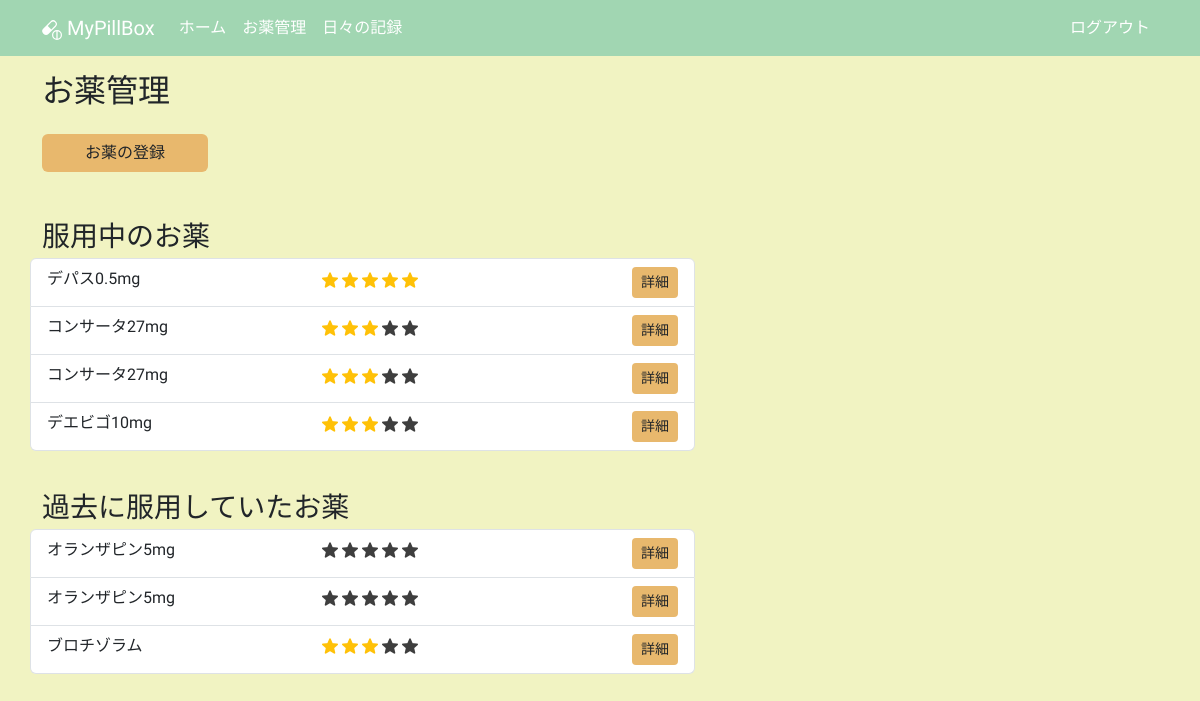
Before: /medicines (signed in) with the older database file.
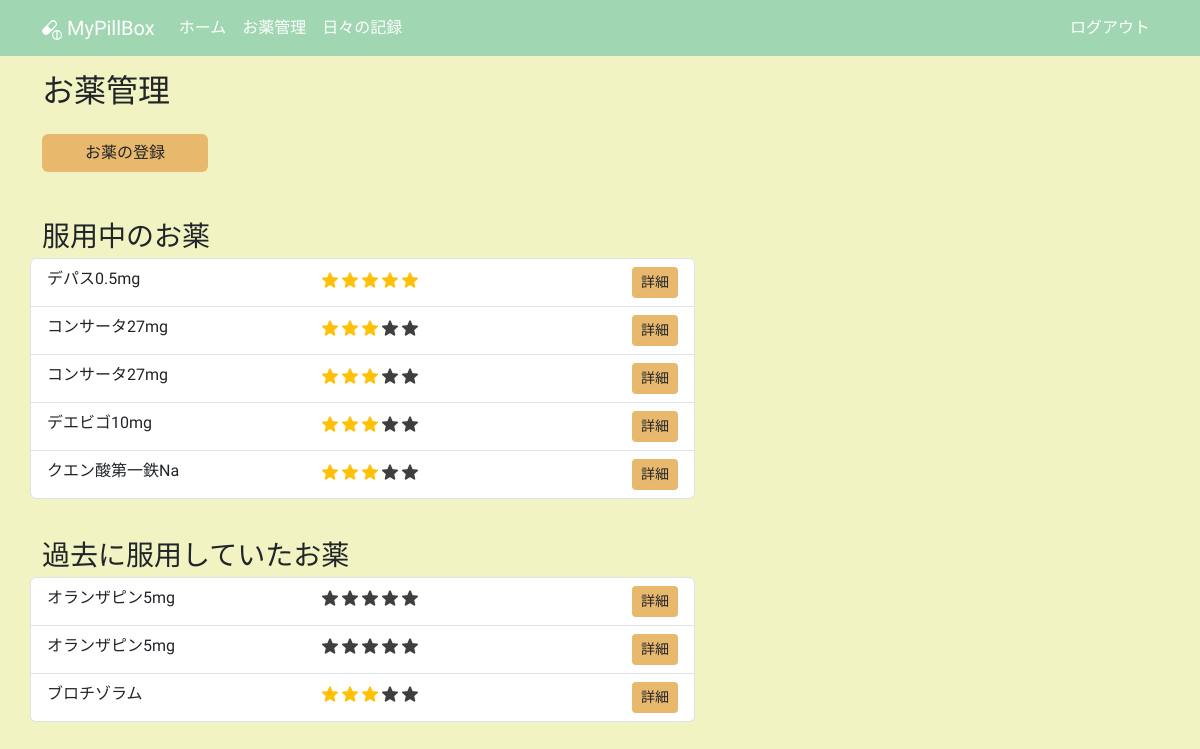
After: the same page with the newer database file.
### app/models.py (models this page shows, shortened)
class Medicine(db.Model):
    __tablename__ = "medicines"
    id: so.Mapped[int] = so.mapped_column(primary_key=True)
    name: so.Mapped[str] = so.mapped_column(sa.String(100))
    taking_start_date: so.Mapped[datetime.date] = so.mapped_column(sa.Date)
    dose_per_day: so.Mapped[Optional[float]]
    taking_timing: so.Mapped[Optional[str]] = so.mapped_column(sa.String(100))
    memo: so.Mapped[Optional[str]] = so.mapped_column(sa.Text)
    rating: so.Mapped[Optional[int]] = so.mapped_column(default=0)
    is_active: so.Mapped[bool] = so.mapped_column(sa.Boolean)
    taking_unit: so.Mapped[TakingUnit] = so.mapped_column(sa.Enum(TakingUnit))
    user_id: so.Mapped[int] = so.mapped_column(sa.ForeignKey(User.id))
    user: so.Mapped[User] = so.relationship(back_populates="medicines")

### app/routes.py (the view)
@app.route("/medicines", methods=["GET", "POST"])
@login_required
def medicines():
    active_query = (
        sa.select(Medicine)
        .join(Medicine.user)
        .where(Medicine.user == current_user, Medicine.is_active == True)
        .order_by(Medicine.id)
    )
    not_active_query = (
        sa.select(Medicine)
        .join(Medicine.user)
        .where(Medicine.user == current_user, Medicine.is_active == False)
        .order_by(Medicine.id)
    )
    rating_active_query = (
        sa.select(Medicine)
        .join(Medicine.user)
        .where(Medicine.user == current_user, Medicine.is_active == True)
        .order_by(Medicine.rating.desc())
    )
    rating_not_active_query = (
        sa.select(Medicine)
        .join(Medicine.user)
        .where(Medicine.user == current_user, Medicine.is_active == False)
        .order_by(Medicine.rating.desc())
    )
    if request.method == "GET":
        active_medicines = db.session.scalars(active_query).all()
        not_active_medicines = db.session.scalars(not_active_query).all()
        return render_template(
            "medicines.html",
            active_medicines=active_medicines,
            not_active_medicines=not_active_medicines,
        )

### app/models.py (called while the page is built)
@login.user_loader
def load_user(id):
    return db.session.get(User, int(id))

### app/templates/medicines.html
{% extends "base.html" %}
{% block content %}
  <h2 class="mb-4">お薬管理</h2>
  <div class="row">
    <div class="col-5 col-lg-2 mb-5">
      <a href="{{ url_for('create_medicine') }}" class="btn btn-custom w-100">お薬の登録</a>
    </div>
  </div>
  <h3 class="mb-1">服用中のお薬</h3>
  <div class="row">
    <div class="col-12 col-lg-7 mb-3">
      {% if not active_medicines %}
        <small class="text-secondary">服用中のお薬はありません</small>
      {% else %}
        <ul class="list-group mb-4">
          {% for medicine in active_medicines %}
            <li class="list-group-item row d-flex justify-content:space-between align-items-cener">
              <p class="m-0 ps-0 col-5">{{ medicine.name }}</p>
              <p class="m-0 col-5">
                {% for i in range(0, medicine.rating) %}
                  <img src="{{ url_for('static', filename='images/star_on.png') }}"
                       class="star-display rating-checked"
                       alt="star">
                {% endfor %}
                {% if medicine.rating < 5 %}
                  {% for i in range(medicine.rating, 5) %}
                    <img src="{{ url_for('static', filename='images/star_on.png') }}"
                         class="star-display"
                         alt="star">
                  {% endfor %}
                {% endif %}
              </p>
              <div class="col-2 text-end p-0">
                <a href="{{ url_for('index') }}" class="btn btn-custom btn-sm">詳細</a>
              </div>
            </li>
          {% endfor %}
        </ul>
      {% endif %}
    </div>
  </div>
  <h3 class="mb-1">過去に服用していたお薬</h3>
  <div class="row">
    <div class="col-12 col-lg-7 mb-3">
      {% if not not_active_medicines %}
        <small class="text-secondary">過去に服用していたお薬はありません</small>
      {% else %}
        <ul class="list-group mb-4">
          {% for medicine in not_active_medicines %}
            <li class="list-group-item row d-flex justify-content:space-between align-items-cener">
              <p class="m-0 ps-0 col-5">{{ medicine.name }}</p>
              <p class="m-0 col-5">
                {% for i in range(0, medicine.rating) %}
                  <img src="{{ url_for('static', filename='images/star_on.png') }}"
                       class="star-display rating-checked"
                       alt="star">
                {% endfor %}
                {% if medicine.rating < 5 %}
                  {% for i in range(medicine.rating, 5) %}
                    <img src="{{ url_for('static', filename='images/star_on.png') }}"
                         class="star-display"
                         alt="star">
                  {% endfor %}
                {% endif %}
              </p>
              <div class="col-2 text-end p-0">
                <a href="{{ url_for('index') }}" class="btn btn-custom btn-sm">詳細</a>
              </div>
            </li>
          {% endfor %}
        </ul>
      {% endif %}
    </div>
  </div>
{% endblock content %}

### app/templates/base.html (shortened to what this page needs)
<!DOCTYPE html>
<html lang="ja">
  <head>
    <link rel="stylesheet"
          href="{{ url_for('static', filename='css/bootstrap.min.css') }}">
  </head>
  <body>
    <nav class="navbar navbar-expand-lg navbar-dark">
      <div class="container">
        <a class="navbar-brand" href="{{ url_for('index') }}">
          MyPillBox
        </a>
        <div class="collapse navbar-collapse" id="navbarSupportedContent">
          <ul class="navbar-nav me-auto mb-2 mb-lg-0">
            <li class="nav-item">
              <a class="nav-link" aria-current="page" href="{{ url_for('index') }}">ホーム</a>
            </li>
            <li class="nav-item">
              <a class="nav-link"
                 aria-current="page"
                 href="{{ url_for('medicines') }}">お薬管理</a>
            </li>
            <li class="nav-item">
              <a class="nav-link" aria-current="page" href="{{ url_for('index') }}">日々の記録</a>
            </li>
          </ul>
          <ul class="navbar-nav mb-2 mb-lg-0">
            <li class="nav-item">
              <a class="nav-link" aria-current="page" href="{{ url_for('logout') }}">ログアウト</a>
            </li>
          </ul>
        </div>
      </div>
    </nav>
    <div class="container mt-3">
      {% block content %}
      {% endblock content %}
    </div>
  </body>
</html>

### app/templates/base.html (style rules this page uses)
body { background-color: #F1F3C2; font-family: "Zen Maru Gothic", serif; font-weight: 500; font-style: normal; }
.navbar-dark .nav-link { color: #fff !important; }
nav { background-color: #A1D6B2; }
.btn-custom { background-color: #E8B86D; font-weight: 500; }
.rating-checked { filter: none!important; }
.star-display { width: 1em; height: 1em; filter: invert(99%) sepia(1%) saturate(0%) hue-rotate(161deg) brightness(101%) contrast(104%); }

Changed rows visible on the page:
added Medicine: name "クエン酸第一鉄Na", rating 3 (drawn), shown under "服用中のお薬"
